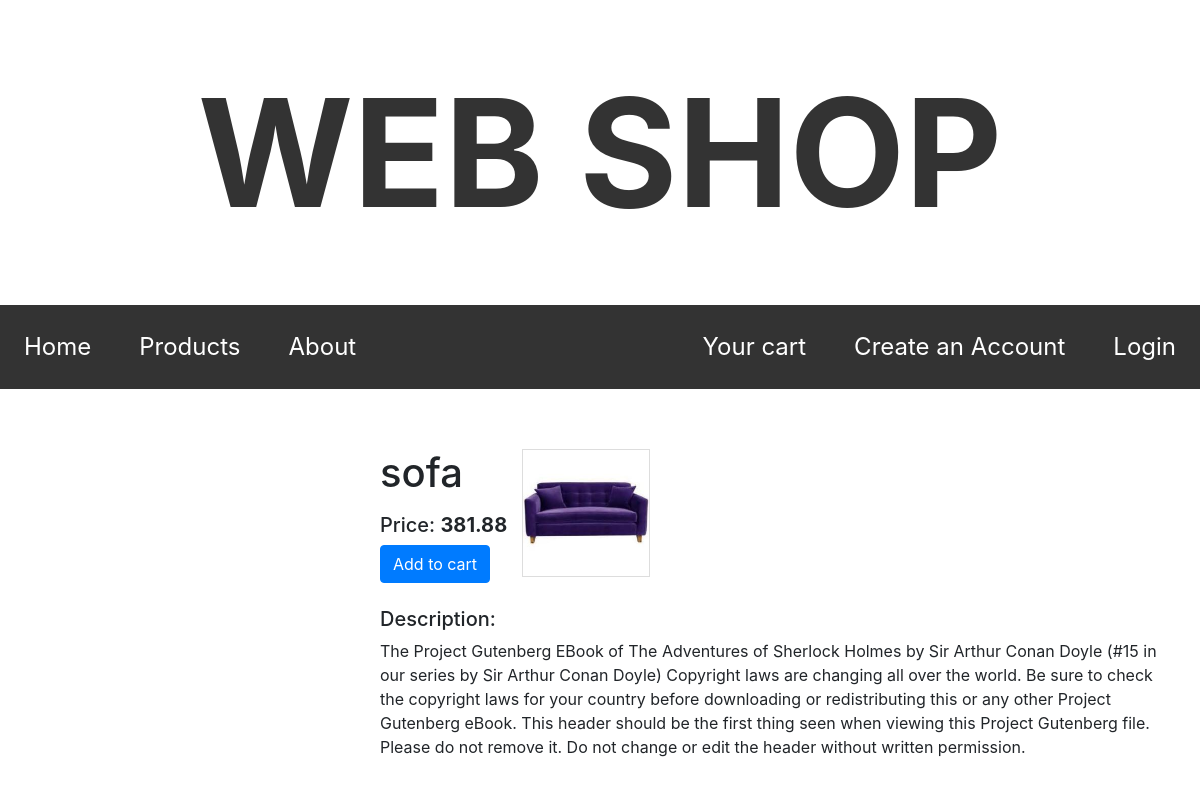
/products/1, run on an earlier commit of the app's database.
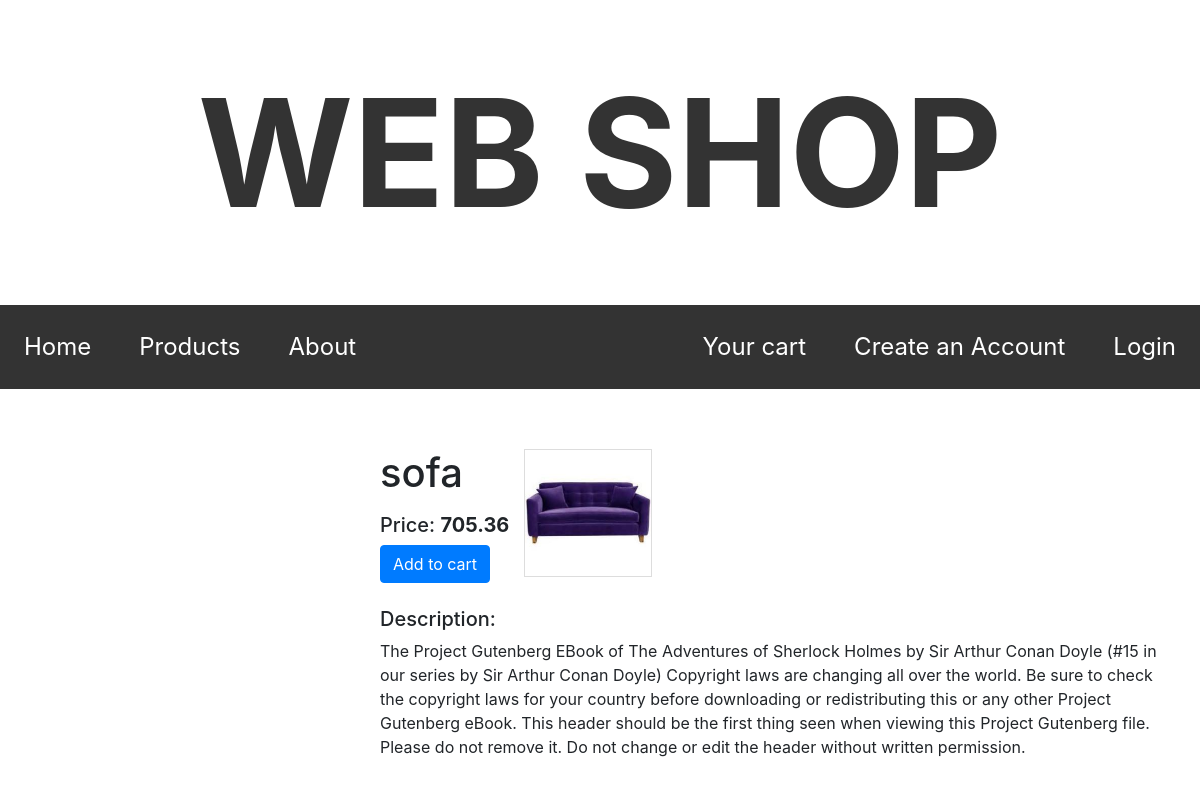
And on a later commit of the database.
### web_shop/models.py (models this page shows, shortened)
class Product(db.Model):
    id = db.Column(db.Integer(), primary_key=True)
    name = db.Column(db.String(80), nullable=False, unique=True)
    price = db.Column(db.Integer(), nullable=False)  # in cents
    description = db.Column(db.Text(), default='XDDDD', nullable=False)
    date_added = db.Column(db.DateTime(), nullable=False, default=datetime.utcnow)
    image = db.Column(db.String(), nullable=False, default='pokemon.jpg')

### web_shop/routes.py (the view)
@app.route('/products/<int:product_id>')
def this_product(product_id):
    product = Product.query.filter_by(id=product_id).first()
    if current_user.is_authenticated:
        in_favourites = product_id in set((product.id for product in current_user.favourites))  # product is already favourites
    else:
        in_favourites = None
    return render_template('this_product.html', title=product.name, in_favourites=in_favourites,
                           product=product, cart=session.get('cart'), Product=Product, show_modal=False)

### web_shop/templates/this_product.html (shortened to what this page needs)
{% extends "layout.html" %}
{% block content %}
    <div class="left-content">
    </div>
    <article class="main-content">
        <div class="d-flex mb-4">
            <div class="row">
                <div class="col">
                    <h1 class="mb-3">{{ product.name }}</h1>
                    <h5>Price: <span class="font-weight-bold">{{ "{:.2f}".format(product.price / 100) }}</span></h5>
                    <a class='btn btn-primary' href="{{ url_for('add_to_cart', product_id=product.id) }}">Add to cart</a>
                </div>
                <img class="product-image" src="{{ url_for('static', filename='pictures/' + product.image) }}">
            </div>
        </div>
        <h5>Description: </h5>
        <p>{{ product.description }}</p>
    </article>
{% endblock content %}

What changed in the data, as far as the page shows it:
changed Product "sofa": product.price/100 "381.88" → "705.36"
